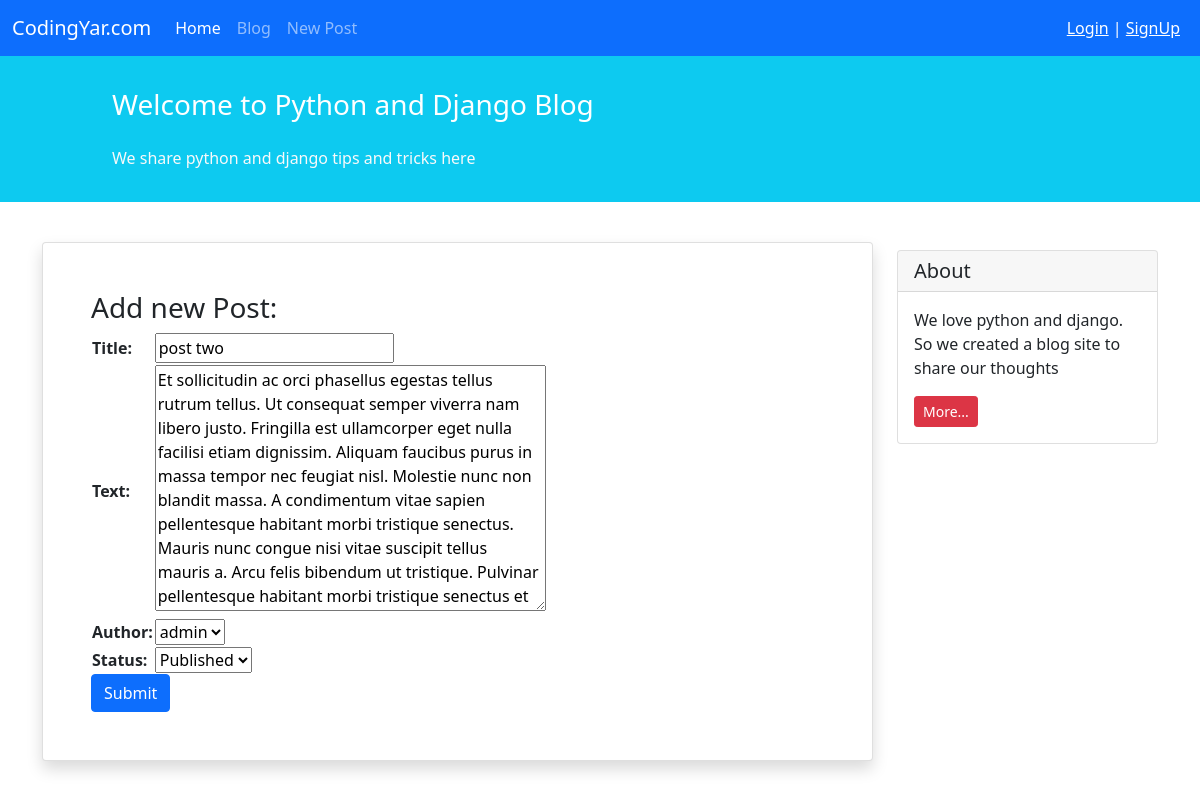
/blog/2/update_post/, run on an earlier commit of the app's database.
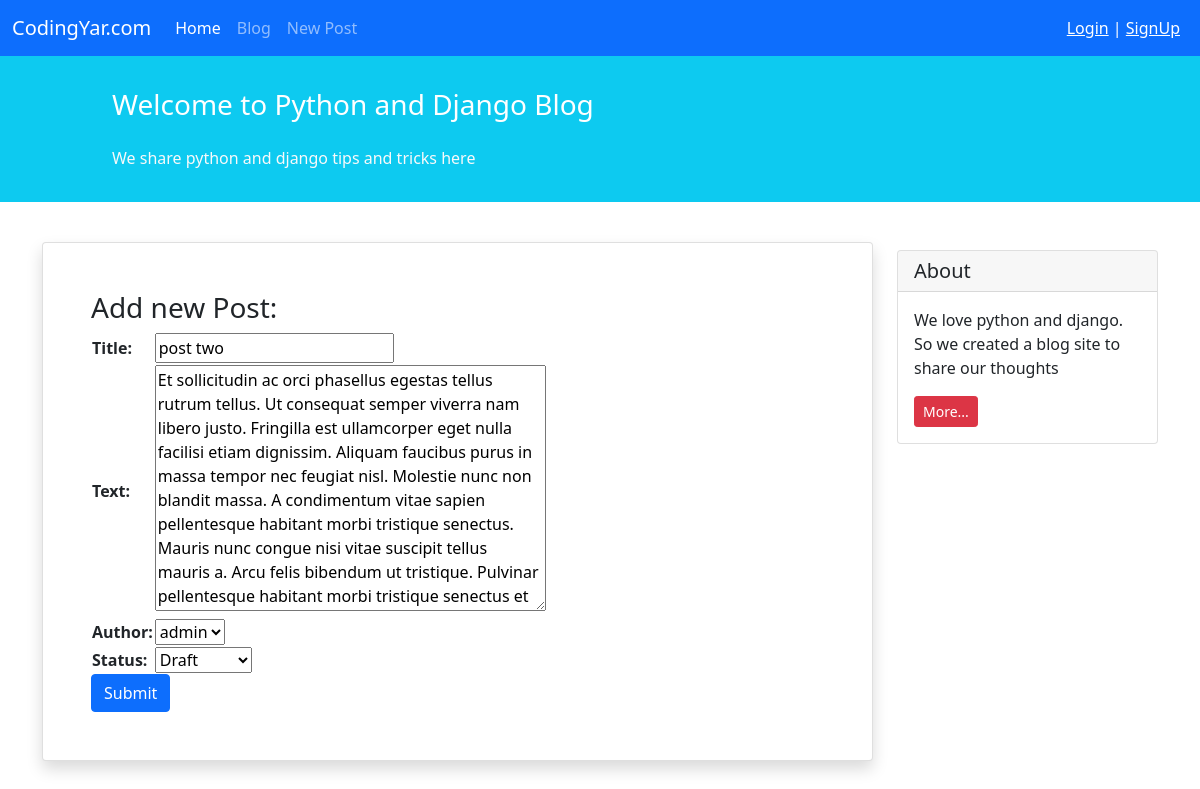
And on a later commit of the database.
### blog/models.py (models this page shows, shortened)
class Post(models.Model):
    STATUS_CHOICES = (
        ('pub', 'Published'),
        ('drf', 'Draft'),
    )
    title = models.CharField(max_length=100)
    text = models.TextField()
    author = models.ForeignKey('auth.User', on_delete=models.CASCADE)
    datetime_created = models.DateTimeField(auto_now_add=True)
    datetime_modified = models.DateTimeField(auto_now=True)
    status = models.CharField(choices=STATUS_CHOICES, max_length=10)

### blog/views.py (the view)
# urls.py: path('<int:pk>/update_post/', PostUpdateView.as_view(), name='post_update'),
class PostUpdateView(generic.UpdateView):
    model = Post
    template_name = 'blog/post_create.html'
    form_class = PostForm

### blog/forms.py
class PostForm(forms.ModelForm):
    class Meta:
        model = Post
        fields = ['title', 'text', 'author', 'status']

### templates/blog/post_create.html (shortened to what this page needs)
{% extends '_base.html' %}
{% block content %}
    <div class="container mt-4">
        <div class="row">
            <div class="col-9">
                <div class="card shadow my-3 p-5">
                    <h3>Add new Post:</h3>
                    <form method="POST">
                        <table>
                            {{ form.as_table }}
                        </table>
                        <button type="submit" class="btn btn-primary">Submit</button>
                    </form>
                </div>
            </div>
            <div class="col-3">
                <div class="card my-4">
                    <h5 class="card-header">About</h5>
                    <div class="card-body">
                        <p class="card-text">We love python and django. So we created a blog site to share our
                            thoughts</p>
                        <a href="#"
                           class="btn btn-sm btn-danger">
                            More...
                        </a>
                    </div>
                </div>
            </div>
        </div>
    </div>
{% endblock %}

What changed in the data, as far as the page shows it:
changed Post "post two": status "Published" → "Draft"
